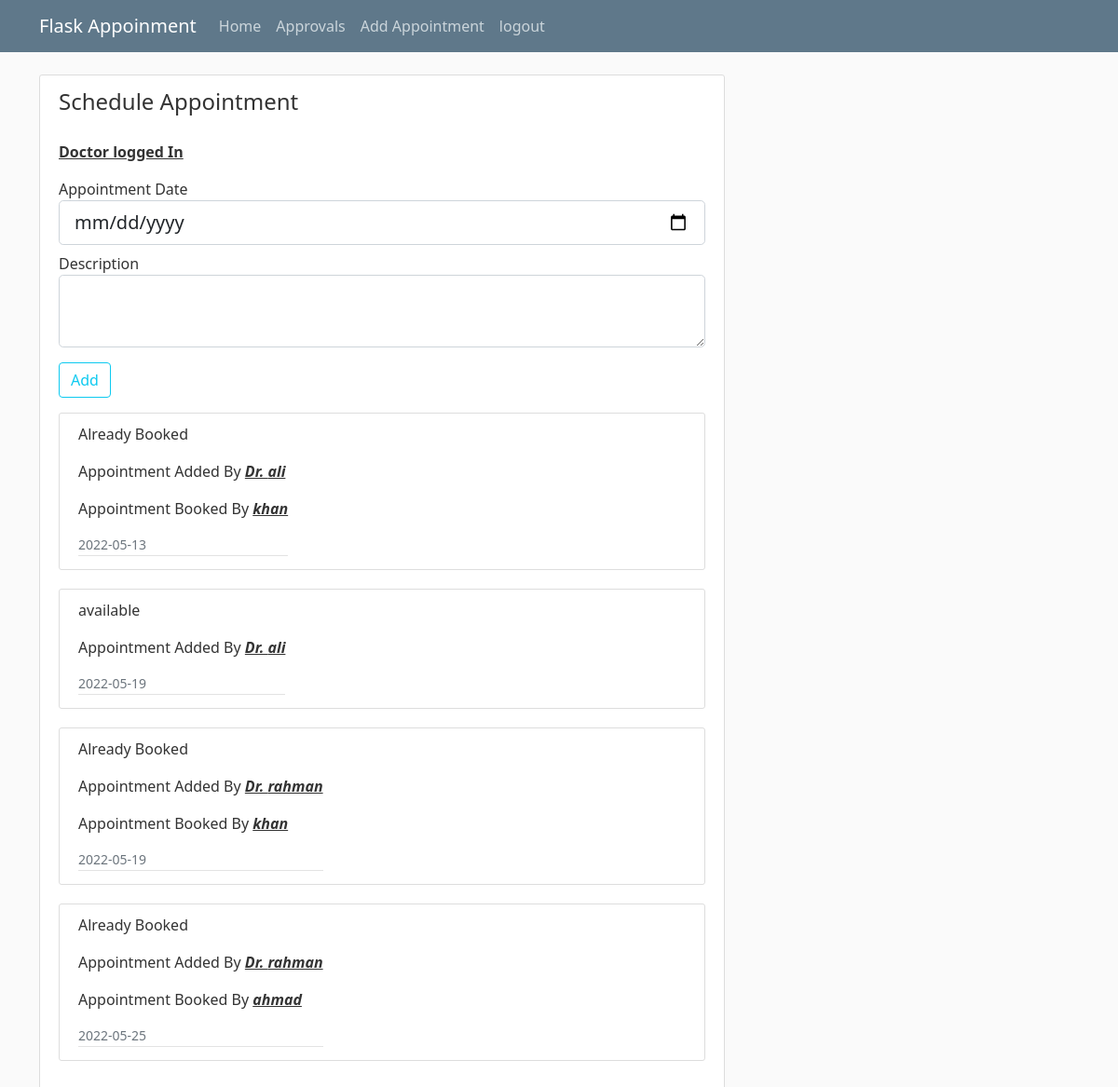
Page /appointment/new (signed in) on the earlier database version.
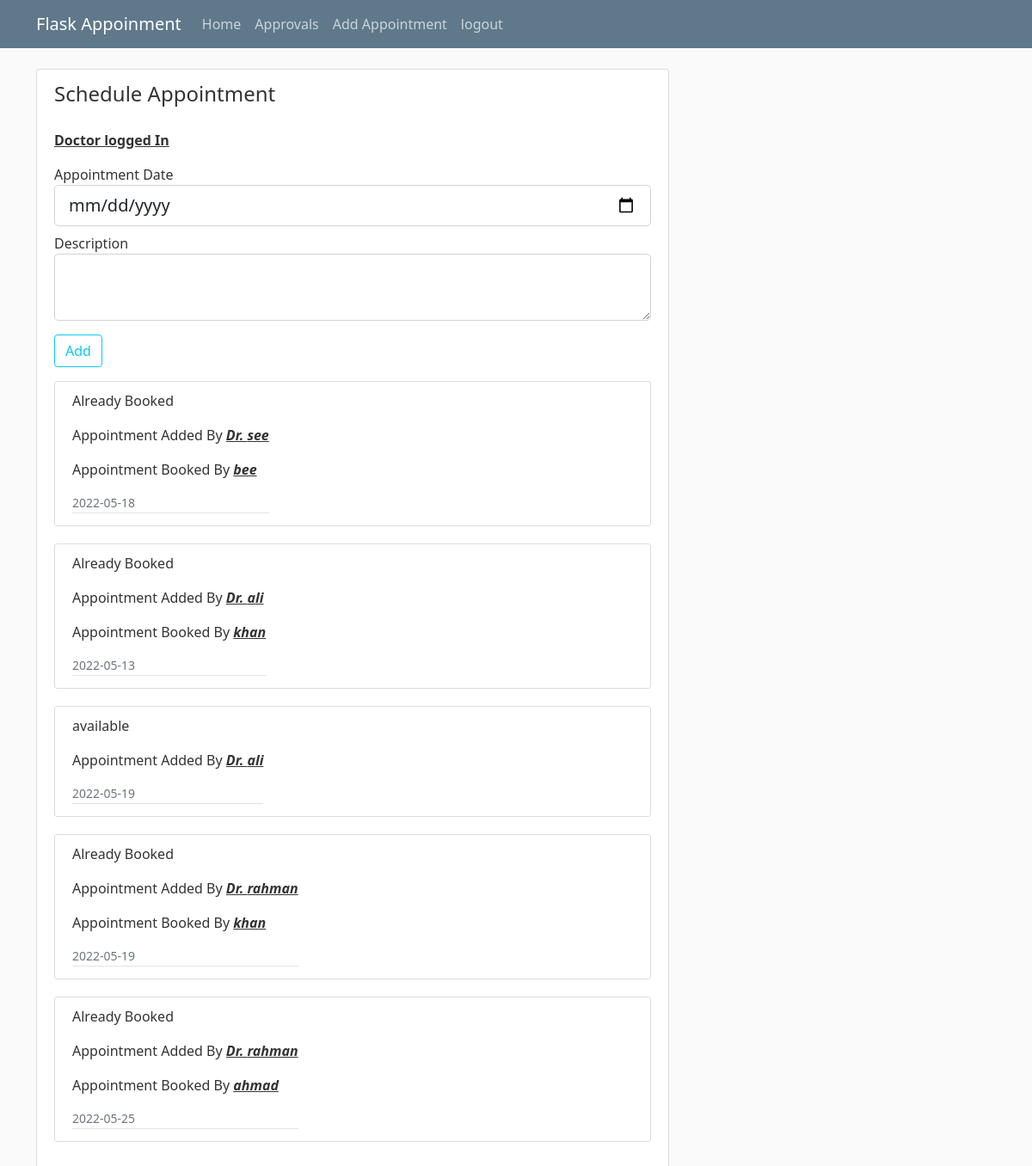
Same page on the later database version.
### appointment_system/models.py (models this page shows, shortened)
class Appointment(db.Model):
    id = db.Column(db.Integer, primary_key=True)
    date= db.Column(db.Date)
    description = db.Column(db.String(100), nullable=False)
    doctor_id = db.Column(db.Integer, db.ForeignKey('doctor.id'), nullable=True)
    patient_id = db.Column(db.Integer, db.ForeignKey('patient.id'), nullable=True)

class Doctor(db.Model):
    id = db.Column(db.Integer, primary_key=True)
    name = db.Column(db.String(20), unique=True, nullable=False)
    email = db.Column(db.String(120), unique=True, nullable=False)
    appointment = db.relationship('Appointment', backref='doctor', lazy=True)
    user_id = db.Column(db.Integer, db.ForeignKey('user.id'))
    is_approved = db.Column(db.Boolean, nullable=False, default=False)

class Patient(db.Model):
    id = db.Column(db.Integer, primary_key=True)
    name = db.Column(db.String(20), unique=True, nullable=False)
    email = db.Column(db.String(120), unique=True, nullable=False)
    appointment = db.relationship('Appointment', backref='patient', lazy=True)
    user_id = db.Column(db.Integer, db.ForeignKey('user.id'))

### appointment_system/routes.py (the view, shortened to what this page needs)
@app.route("/appointment/new", methods=['GET', 'POST'])
@login_required
def create_appointment():
    appointments = Appointment.query.filter(Appointment.id>0).order_by(Appointment.id.desc())
    print("---",appointments)
    form = AppointmentForm()
    return render_template('create_appointment.html', title='New Appointment',
        form=form, legend='Create Appointment', appointments=appointments)

### appointment_system/forms.py
class AppointmentForm(FlaskForm):
    date = DateField('Appointment Date')
    description = TextAreaField('Description', validators=[DataRequired()])
    submit = SubmitField('Add')

### appointment_system/models.py (called while the page is built)
@login_manager.user_loader
def load_user(user_id):
    return User.query.get(int(user_id))

### appointment_system/templates/create_appointment.html (shortened to what this page needs)
{% extends "layout.html" %}
{% block content %}
<div class="content-section">
    <form action="" method="post">
        <fieldset class="form-group">
            <legend class="border-bottm mb-4"> Schedule Appointment</legend>
        {% if current_user.role == "doctor" %}
            <p><b><u>Doctor logged In</u></b></p>
        {% elif current_user.role =="patient" %}
            <p><b><u>Patient logged In</u></b></p>
        {% else %}
            <p>Admin logged In</p>
        {% endif %}
            <div class="form-group mb-2">
                {{ form.date.label(class="form-control-label") }}
                {% if form.date.errors %}
                {{ form.date(class="form-control form-control-lg is-invalid") }}
                <div class="invalid-feedback">
                    {% for error in form.date.errors %}
                    <span>
                        {{ error }}
                    </span>
                    {% endfor %}
                </div>
                {% else %}
                {{ form.date(class="form-control form-control-lg") }}
                {% endif %}
            </div>
            <div class="form-group mb-2">
                {{ form.description.label(class="form-control-label") }}
                {% if form.description.errors %}
                {{ form.description(class="form-control form-control-lg is-invalid") }}
                <div class="invalid-feedback">
                    {% for error in form.description.errors %}
                    <span>
                        {{ error }}
                    </span>
                    {% endfor %}
                </div>
                {% else %}
                {{ form.description(class="form-control form-control-lg") }}
                {% endif %}
            </div>
        </fieldset>
        <div class="form-group">
            {{ form.submit(class="btn btn-outline-info mt-2") }}
        </div>
    </form>
    {% for appointment in appointments %}
    <article class="media content-section d-flex flex-row">
        <div class="media-body">
            <div class="article-metadata">
                {% if (appointment.patient_id == None) %}
                    <p>available</p>
                   <p>Appointment Added By <b><i><u>Dr. {{appointment.doctor.name}}</u></i></b></p>
                {% else %}
                    <p>Already Booked</p>
                    <p>Appointment Added By <b><i><u>Dr. {{appointment.doctor.name}}</u></i></b></p>
                    <p>Appointment Booked By <b><i><u>{{appointment.patient.name}}</u></i></b></p>
                {% endif %}
                <small class="text-muted">{{ appointment.date.strftime('%Y-%m-%d') }}</small>
            </div>
        </div>
    </article>
    {% endfor %}
</div>
{% endblock %}

Differences in the rows shown:
added Appointment: doctor.name "see", patient.name "bee", date "2022-05-18"
